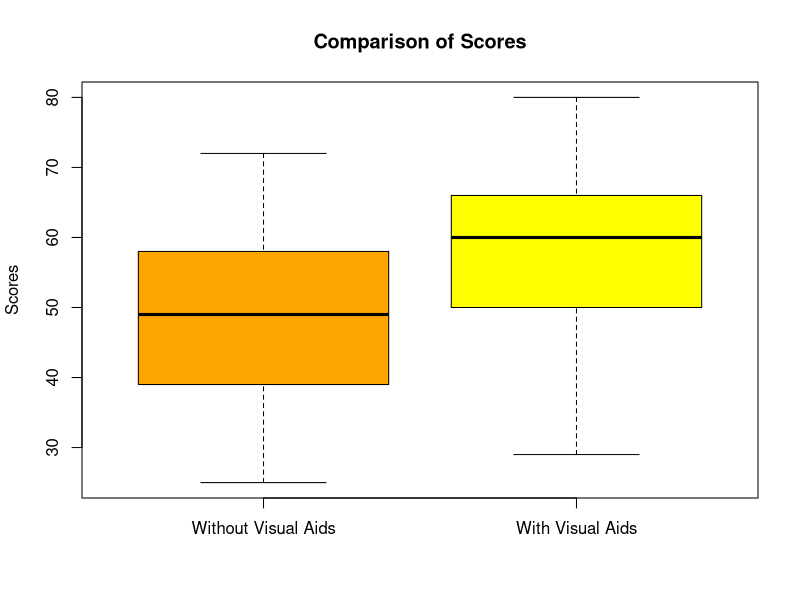

The R script that drew this image:
student_data <- data.frame(
  student_id = 1:17,
  without_visual_aids = c(50, 60, 58, 72, 36, 51, 49, 49, 25, 52, 41, 32, 58, 39, 25, 40, 61),
  with_visual_aids = c(58, 70, 60, 73, 40, 63, 54, 60, 29, 57, 66, 37, 50, 48, 80, 65, 70)
)

# Inspect the structure of the data frame
str(student_data)

# Create a boxplot comparing scores with and without visual aids
boxplot(
  student_data$without_visual_aids, student_data$with_visual_aids,
  names = c("Without Visual Aids", "With Visual Aids"),
  main = "Comparison of Scores",
  ylab = "Scores",
  col = c("orange", "yellow")
)

# Calculate score differences between the two conditions
score_diff <- student_data$with_visual_aids - student_data$without_visual_aids
shapiro.test(student_data$without_visual_aids)
shapiro.test(student_data$with_visual_aids)

# Combine scores from both groups into one vector
all_scores <- c(student_data$ without_visual_aids, student_data$with_visual_aids)

# Conduct a normality test on the combined scores
combined_normality <- shapiro.test(all_scores)
combined_normality
# Calculate mean and median of combined scores
mean_all_scores <- mean(all_scores)
median_all_scores <- median(all_scores)
mean_all_scores  # The mean of all scores
median_all_scores  # The median of all scores

# Install and load the e1071 package if not already installed
if (!require(e1071)) {
  install.packages("e1071")
  library(e1071)
}

# Calculate skewness of the combined scores
skewness_all_scores <- skewness(all_scores)
skewness_all_scores  # Skewness of all scores

# Calculate the mean and standard deviation for both conditions
mean_no_aids <- mean(student_data$without_visual_aids)
mean_visual_aids <- mean(student_data$with_visual_aids)
sd_no_aids <- sd(student_data$without_visual_aids)
sd_visual_aids <- sd(student_data$with_visual_aids)

# Perform a paired t-test comparing the two conditions
paired_t_test <- t.test(student_data$without_visual_aids, student_data$with_visual_aids, paired = TRUE)
paired_t_test  # Output of the t-test

